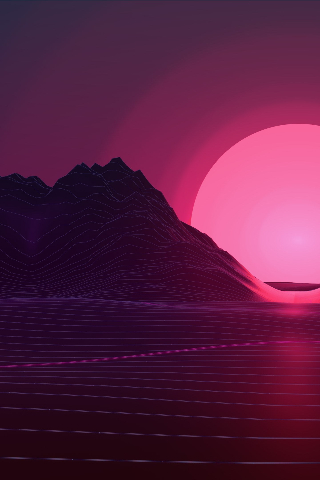
#> input picture image_vga/wallpaperflare.com_wallpaper.jpg, 320 x 480 px
$ python main.py wallpaperflare.com_wallpaper.jpg
#> lines starting #> are read from the running program, lines starting #| are printed output that depends on the picture
#!/usr/bin/env python3
from __future__ import annotations
import argparse
from collections import Counter
from PIL import Image

W, H = 160, 120

# --- Color packing: RGB888 -> RGB332 (8-bit) (cabe en 9 bits raw_c) ---
def rgb_to_rgb332(r: int, g: int, b: int) -> int:
    r3 = (r * 7 + 127) // 255
    g3 = (g * 7 + 127) // 255
    b2 = (b * 3 + 127) // 255
    return (r3 << 5) | (g3 << 2) | b2  # 0..255

# [6 lines of commented-out code are left out]


def quantize_image(img: Image.Image, colors: int, dither: bool) -> Image.Image:
    """
    Cuantiza con paleta adaptativa a 'colors' colores.
    Luego lo devuelve en RGB (para leer pixeles).
    """
    img = img.convert("RGB")
    # convert a palette image
    img_p = img.convert(
        "P",
        palette=Image.ADAPTIVE,
        colors=colors,
        dither=Image.FLOYDSTEINBERG if dither else Image.NONE
    )
    return img_p.convert("RGB")


def build_tile_grid(img: Image.Image, tile: int) -> list[list[int]]:
    """
    Convierte imagen (160x120) a grid (H/tile x W/tile),
    donde cada celda tiene el color dominante del tile.
    """
    pix = img.load()
    gw = W // tile
    gh = H // tile
    grid = [[0 for _ in range(gw)] for _ in range(gh)]

    for ty in range(gh):
        for tx in range(gw):
            colors = []
            x0 = tx * tile
            y0 = ty * tile
            for y in range(y0, y0 + tile):
                for x in range(x0, x0 + tile):
                    r, g, b = pix[x, y]
                    c = rgb_to_rgb332(r, g, b)
                    colors.append(c)
            # color dominante (mode)
            grid[ty][tx] = Counter(colors).most_common(1)[0][0]
    return grid


def greedy_rectangles(grid: list[list[int]]) -> list[tuple[int,int,int,int,int]]:
    """
    Encuentra rectángulos máximos (greedy) de mismo color en el grid de tiles.
    Devuelve rects en coordenadas de CELDAS: (tx,ty,tw,th,color)
    """
    gh = len(grid)
    gw = len(grid[0]) if gh else 0
    used = [[False]*gw for _ in range(gh)]
    rects = []

    for y in range(gh):
        for x in range(gw):
            if used[y][x]:
                continue
            c = grid[y][x]

            # expand width
            w = 1
            while x+w < gw and (not used[y][x+w]) and grid[y][x+w] == c:
                w += 1

            # expand height as far as all cells in width match and unused
            h = 1
            while y+h < gh:
                ok = True
                for xx in range(x, x+w):
                    if used[y+h][xx] or grid[y+h][xx] != c:
                        ok = False
                        break
                if not ok:
                    break
                h += 1

            # mark used
            for yy in range(y, y+h):
                for xx in range(x, x+w):
                    used[yy][xx] = True

            rects.append((x, y, w, h, c))
    return rects


def split_rect_pixels(x: int, y: int, w: int, h: int, c: int, maxw: int, maxh: int):
    """
    Split para asegurar w<=maxw y h<=maxh (por 4 bits => 15).
    """
    out = []
    yy = y
    hh = h
    while hh > 0:
        hch = min(hh, maxh)
        xx = x
        ww = w
        while ww > 0:
            wch = min(ww, maxw)
            out.append((xx, yy, wch, hch, c))
            xx += wch
            ww -= wch
        yy += hch
        hh -= hch
    return out


def rects_tiles_to_pixels(rects_tiles, tile: int, maxw: int, maxh: int):
    """
    Convierte rectángulos en tiles a rectángulos en pixeles y luego split.
    """
    rects = []
    for tx, ty, tw, th, c in rects_tiles:
        x = tx * tile
        y = ty * tile
        w = tw * tile
        h = th * tile
        rects.extend(split_rect_pixels(x, y, w, h, c, maxw, maxh))
    return rects


def emit_program(rects_pix, out_path: str, add_loop: bool = True):
    """
    Emite assembly:
      addi a0, zero, x  (solo si cambia)
      addi a1, zero, y
      addi a2, zero, w
      addi a3, zero, h
      addi a4, zero, c
      color a0,a1,a2,a3,a4
    """
    last = {"a0": None, "a1": None, "a2": None, "a3": None, "a4": None}

    def set_reg(f, reg: str, val: int):
        if last[reg] != val:
            f.write(f"addi {reg}, zero, {val}\n")
            last[reg] = val

    with open(out_path, "w", encoding="utf-8") as f:
        f.write("# Autogenerado por img2gpuisa_compact.py\n")
        f.write("# regs: a0=x, a1=y, a2=w, a3=h, a4=color\n\n")

        for (x, y, w, h, c) in rects_pix:
            set_reg(f, "a0", x)
            set_reg(f, "a1", y)
            set_reg(f, "a2", w)
            set_reg(f, "a3", h)
            set_reg(f, "a4", c)
            f.write("color a0, a1, a2, a3, a4\n\n")

        if add_loop:
            f.write("loop:\n")
            f.write("addi t0, t0, 0\n")
            f.write("j loop\n")


def main():
    ap = argparse.ArgumentParser()
    ap.add_argument("image", help="input PNG/JPG/etc")
    ap.add_argument("-o", "--out", default="image.asm", help="output asm file")
    ap.add_argument("--colors", type=int, default=32, help="palette size for quantization (e.g. 16/32/64)")
    ap.add_argument("--tile", type=int, default=4, help="tile size (e.g. 2/4/5/8). Must divide 160 and 120.")
    ap.add_argument("--maxw", type=int, default=15, help="max raw_w (4 bits => 15)")
    ap.add_argument("--maxh", type=int, default=15, help="max raw_h (4 bits => 15)")
    ap.add_argument("--dither", action="store_true", help="use dithering during quantization")
    ap.add_argument("--no-loop", action="store_true", help="do not append infinite loop")
    args = ap.parse_args()

    if W % args.tile != 0 or H % args.tile != 0:
        raise SystemExit(f"tile must divide {W} and {H}. Try --tile 2,4,5,8")

    img = Image.open(args.image).convert("RGB").resize((W, H), resample=Image.BILINEAR)
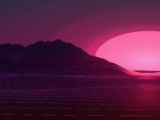
#> img: PIL image 160x120 RGB; mean R, G, B 90.5, 30.4, 65.6
    imgq = quantize_image(img, colors=args.colors, dither=args.dither)
#> in quantize_image, `img_p = img.convert( "P", palette=Image.ADAPTIVE, colors=colors, dithe..`:
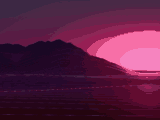
#> img_p: PIL image 160x120 P; mean R, G, B 89.7, 30.6, 65.5

    grid = build_tile_grid(imgq, tile=args.tile)
#> after the loop in build_tile_grid, `for ty in range(gh):`: grid = 30 items
#> grid = 30 items
    rects_tiles = greedy_rectangles(grid)
#> in greedy_rectangles, `gh = len(grid)`: gh = 30
#> in greedy_rectangles, `gw = len(grid[0]) if gh else 0`: gw = 40
#> in greedy_rectangles, `used = [[False]*gw for _ in range(gh)]`: used = 30 items
#> after the loop in greedy_rectangles, `for y in range(gh):`: rects = 156 items, first 6: (0, 0, 40, 2, 69), (0, 2, 31, 1, 69), (31, 2, 9, 4, 101), (0, 3, 24, 1, 69), (24, 3, 7, 3, 101), (0, 4, 21, 1, 69)
#> rects_tiles has the same summary as rects in greedy_rectangles
    rects_pix = rects_tiles_to_pixels(rects_tiles, tile=args.tile, maxw=args.maxw, maxh=args.maxh)
#> the loop in rects_tiles_to_pixels, `for tx, ty, tw, th, c in rects_tiles:` made 156 passes
#> (tx, ty, tw, th, c, x, y, w) on passes 1 to 3: (0, 0, 40, 2, 69, 0, 0, 160), (0, 2, 31, 1, 69, 0, 8, 124), (31, 2, 9, 4, 101, 124, 8, 36)
#> after the loop in rects_tiles_to_pixels, `for tx, ty, tw, th, c in rects_tiles:`: rects = 286 items, first 6: (0, 0, 15, 8, 69), (15, 0, 15, 8, 69), (30, 0, 15, 8, 69), (45, 0, 15, 8, 69), (60, 0, 15, 8, 69), (75, 0, 15, 8, 69)
#> rects_pix has the same summary as rects in rects_tiles_to_pixels

    # stats
    num_color = len(rects_pix)
#> num_color = 286
    print(f"Tiles grid: {W//args.tile}x{H//args.tile} = {(W//args.tile)*(H//args.tile)} cells")
    print(f"Rects (tiles): {len(rects_tiles)}")
#| Rects (tiles): 156
    print(f"Rects (pixels after split w/h<= {args.maxw}/{args.maxh}): {num_color}")
#| Rects (pixels after split w/h<= 15/15): 286
    print(f"Writing: {args.out}")

    emit_program(rects_pix, args.out, add_loop=(not args.no_loop))
#> the loop in emit_program, `for (x, y, w, h, c) in rects_pix:` made 286 passes


if __name__ == "__main__":
    main()
